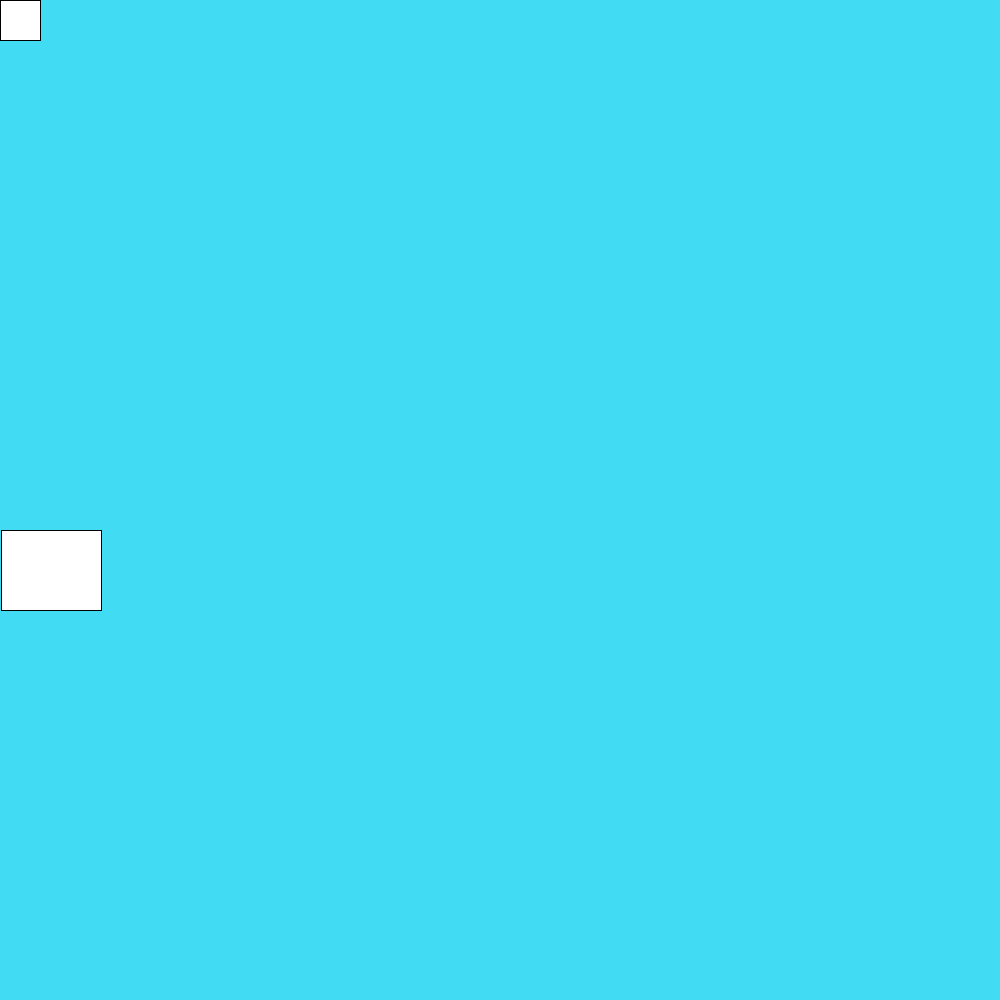
Frame 1 (no input)
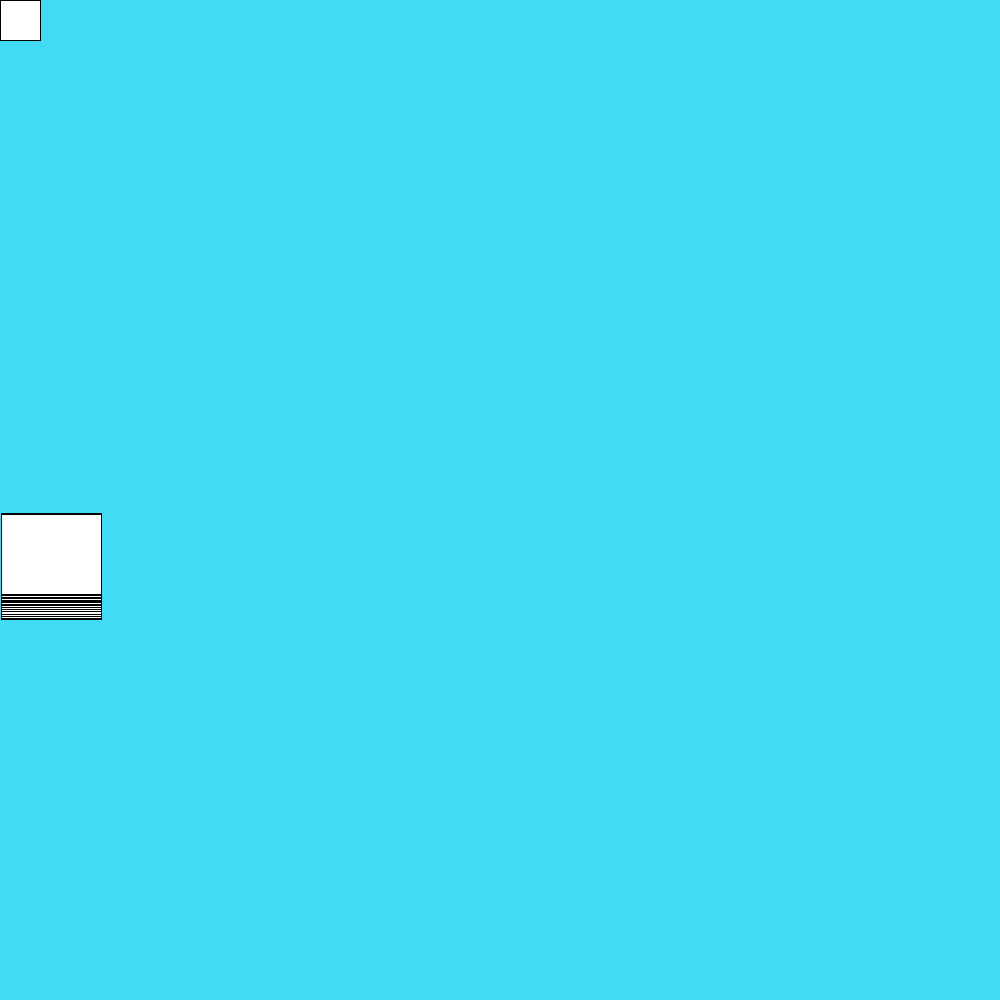
Frame 60 (the mouse pressed at the canvas centre just before this capture)
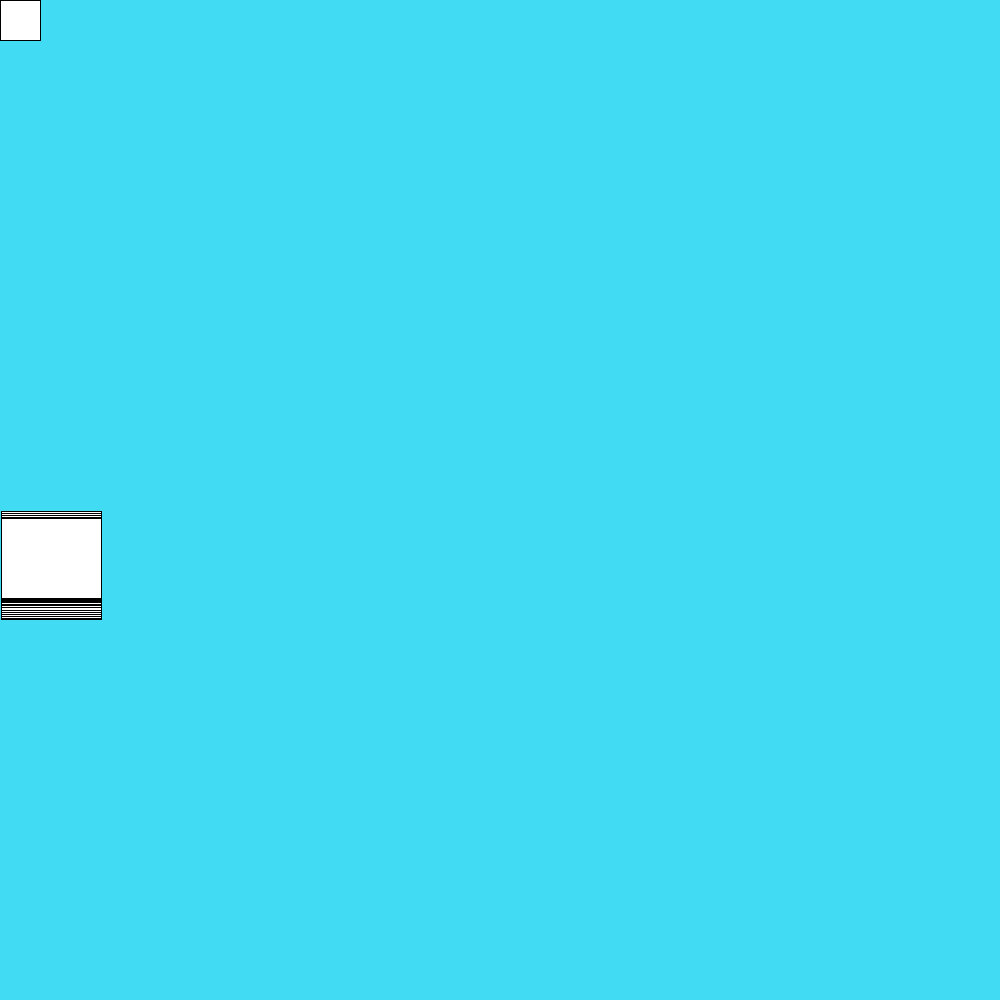
Frame 120 (the mouse held since frame 60 and released just before this capture)

The Processing sketch that drew these frames (run headless with seeded random() and noise(); from frame 60 on, the mouse is pressed at the canvas centre):

// Processing sketch: Week_10_HW
// ── Week_10_HW.pde
float x, xi = 1;
float y, yi;
float z;

void setup(){
  size(1000, 1000);
  background(65, 220, 244);
}

void draw(){
  if(x > width){
   x++;
   y = random(0, height/4);
  }


float n = noise(z);
float yi = map(n, 0, 10, height/2, height);
if(xi > width){
 xi++; 
}

rect(x, y, 40, 40);
rect(xi, yi, 100, 80);

z += .05;

}
